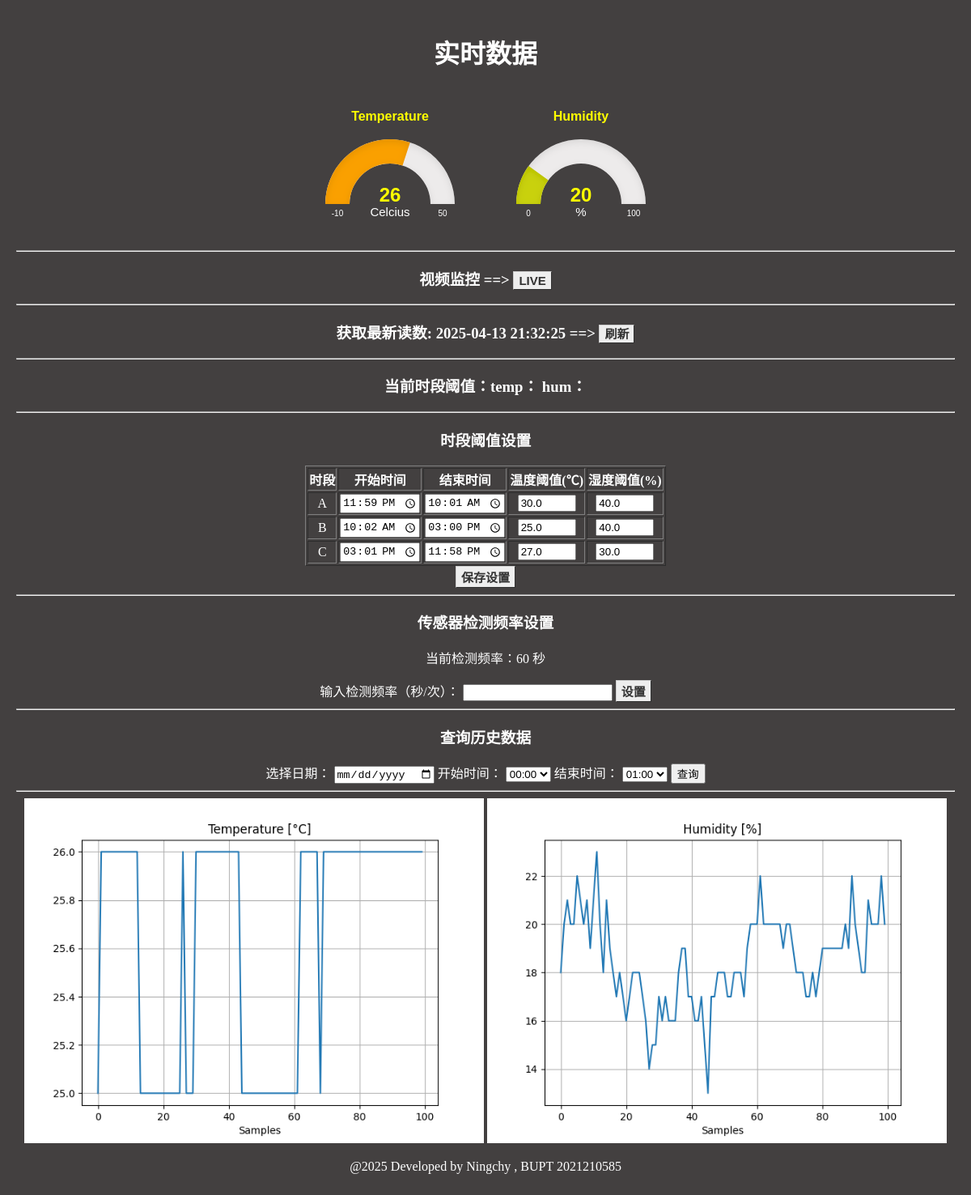
The page / on the database its author committed.
### tables this page shows
CREATE TABLE DHT_data (timestamp DATETIME,  temp NUMERIC, hum NUMERIC);

CREATE TABLE thresholds
        (period TEXT PRIMARY KEY,
        start_time TEXT NOT NULL,
        end_time TEXT NOT NULL,
        temp_threshold REAL NOT NULL,
        hum_threshold REAL NOT NULL);

### camWebServer/appDhtCam.py (the view)
@app.route("/")
def index():
    time, temp, hum = getLastData()
    sampleFreq = getLastFreq()
    current_th = get_current_threshold()
    thresholds = getThresholds()
    selected_date = session.get('selected_date', None)
    templateData = {
        'time': time,
        'temp': temp,
        'hum': hum,
        'sampleFreq' : sampleFreq,
        'current_th': current_th,
        'thresholds': thresholds,
        'selected_date': selected_date
    }
    return render_template('index.html', **templateData)

### camWebServer/appDhtCam.py (called while the page is built)
def get_db():
    if 'db' not in g:
        g.db = sqlite3.connect('../sensorsData.db')
    return g.db

def getLastData():
    db = get_db()
    curs = db.cursor()
    curs.execute("SELECT * FROM DHT_data ORDER BY timestamp DESC LIMIT 1")
    row = curs.fetchone()
    if row:
        time, temp, hum = str(row[0]), row[1], row[2]
        return time, temp, hum
    return None, None, None

def getLastFreq():
    db = get_db()
    curs = db.cursor()
    curs.execute("SELECT * FROM Sample_freq ORDER BY timestamp DESC LIMIT 1")
    row = curs.fetchone()
    if row:
        freq = row[1]
        return freq
    return None

def get_current_threshold():
    current_time = datetime.now().strftime("%H:%M")
    db = get_db()
    curs = db.cursor()
    curs.execute('''SELECT * FROM thresholds
        WHERE start_time <= ? AND end_time >= ?
        ORDER BY period LIMIT 1''', (current_time, current_time))
    return curs.fetchone()

def getThresholds():
    db = get_db()
    curs = db.cursor()
    curs.execute("SELECT * FROM thresholds ORDER BY period")
    return curs.fetchall()

### camWebServer/templates/index.html (shortened to what this page needs)
<!doctype html>
<html>
<head>
    <link rel="stylesheet" href='../static/style.css'/>
</head>
<body>
	<h1>实时数据 </h1>
    <div id="g1" class="gauge"></div>
    <div id="g2" class="gauge"></div>
    <hr>
	<h3> 视频监控 ==> <a href="/camera" class="button">LIVE</a></h3>
	<hr>
	<h3> 获取最新读数: {{ time }} ==> <a href="/"class="button">刷新</a></h3>
	<hr>
    <div id="alerts"  >
    <h3>当前时段阈值：temp：{{current_th[3]}} hum：{{current_th[4]}}</h3>
    </div>
	<hr>
    <h3>时段阈值设置</h3>
    <form method="post" action="/set_thresholds" onsubmit="return validateThresholds()">
    <table border="1" style="margin:auto;">
        <tr>
            <th>时段</th><th>开始时间</th><th>结束时间</th>
            <th>温度阈值(℃)</th><th>湿度阈值(%)</th>
        </tr>
        {% for period in thresholds %}
        <tr>
            <td>{{ period[0] }}</td>
            <td><input type="time" name="{{ period[0] }}_start"
                     value="{{ period[1] }}" required></td>
            <td><input type="time" name="{{ period[0] }}_end"
                     value="{{ period[2] }}" required></td>
            <td><input type="number" step="0.1" name="{{ period[0] }}_temp"
                     min="0" max="50" value="{{ period[3] }}" required></td>
            <td><input type="number" step="0.1" name="{{ period[0] }}_hum"
                     min="10" max="80" value="{{ period[4] }}" required></td>
        </tr>
        {% endfor %}
    </table>
    <input type="submit" value="保存设置" class="button">
    </form>
	<hr>
    <h3> 传感器检测频率设置 </h3>
    <p> 当前检测频率：{{ sampleFreq }} 秒 </p>
    <form method="POST" action="/set_frequency">
    <label for="frequency">输入检测频率（秒/次）：</label>
    <input type="number" id="frequency" name="frequency" min="1" required>
    <input type="submit" class="button" value="设置">
    </form>
	<hr>
	<h3> 查询历史数据 </h3>
		<form method="POST" action="/query_history" onsubmit="return validateTime()">
			<label for="date">选择日期：</label>
			<input type="date" id="date" name="date" value="{{ selected_date }}" required>
			<label for="start_time">开始时间：</label>
			<select id="start_time" name="start_time" required>
				<option value="00:00">00:00</option>
			</select>
			<label for="end_time">结束时间：</label>
			<select id="end_time" name="end_time" required>
				<option value="01:00">01:00</option>
			</select>
			<button type="submit">查询</button>
		</form>
		<hr>
		<img src="/plot/temp" alt="Image Placeholder" width="49%">
		<img src="/plot/hum" alt="Image Placeholder" width="49%">
	<p> @2025 Developed by Ningchy , BUPT 2021210585 </p>
</body>
</html>

### camWebServer/static/style.css (style rules this page uses)
body { background: rgb(67, 64, 64); color: white; padding:1% }
.button { font: bold 15px Arial; text-decoration: none; background-color: #EEEEEE; color: #333333; padding: 2px 6px; border: 1px solid #CCCCCC; border-right: 1px solid #333333; border-bottom: 1px solid #333333; }

### camWebServer/templates/index.html (style rules this page uses)
body { text-align: center; }
#g1, #g2 { width: 200px; height: 160px; display: inline-block; margin: 1em; }

### rows shown on the page
DHT_data: timestamp "2025-04-13 21:32:25"
thresholds: period "A", start_time "23:59", end_time "10:01", temp_threshold "30.0", hum_threshold "40.0"
thresholds: period "B", start_time "10:02", end_time "15:00", temp_threshold "25.0", hum_threshold "40.0"
thresholds: period "C", start_time "15:01", end_time "23:58", temp_threshold "27.0", hum_threshold "30.0"

### other values the page prints
{{ sampleFreq }} "60"
